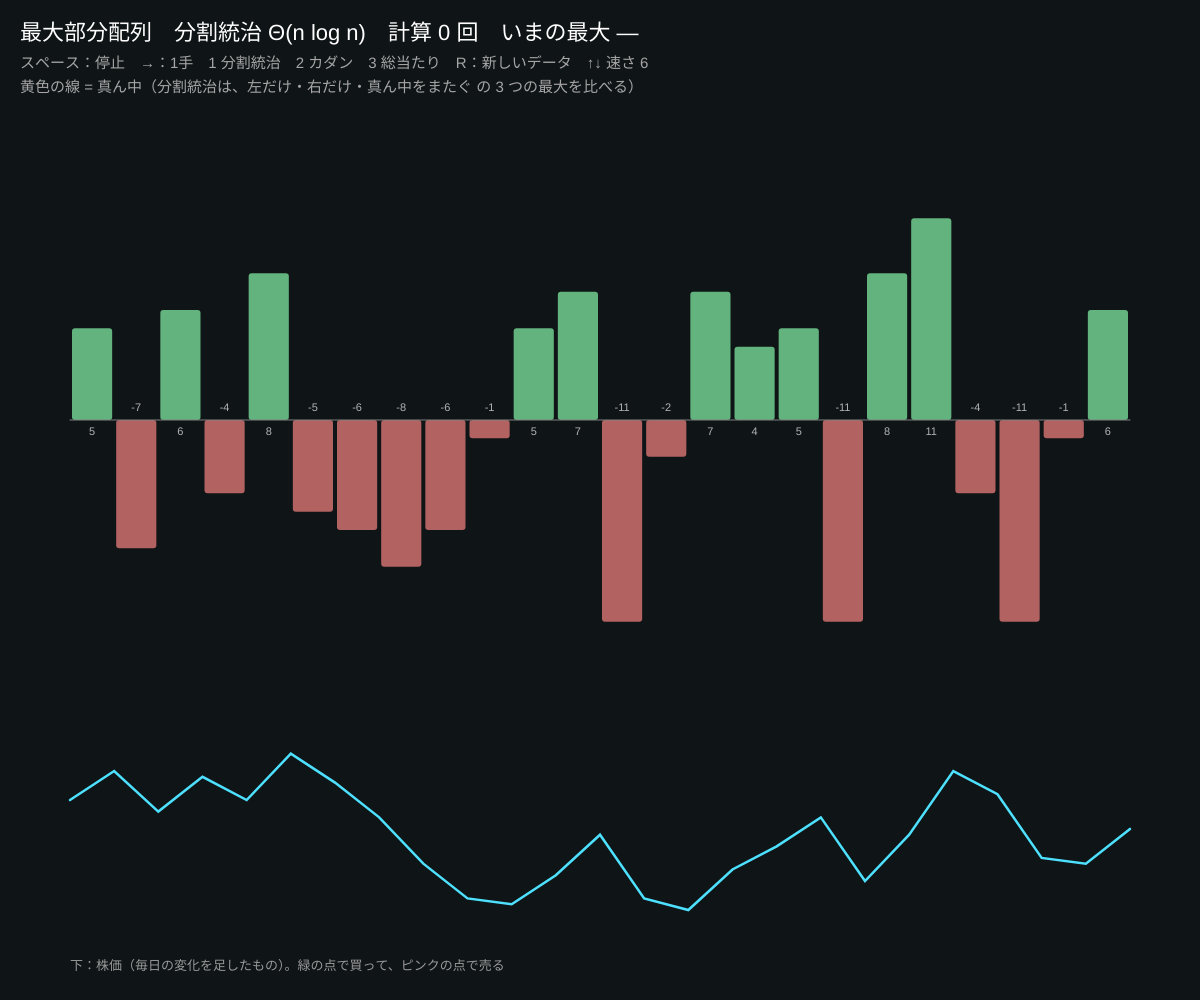
Frame 1 (no input)
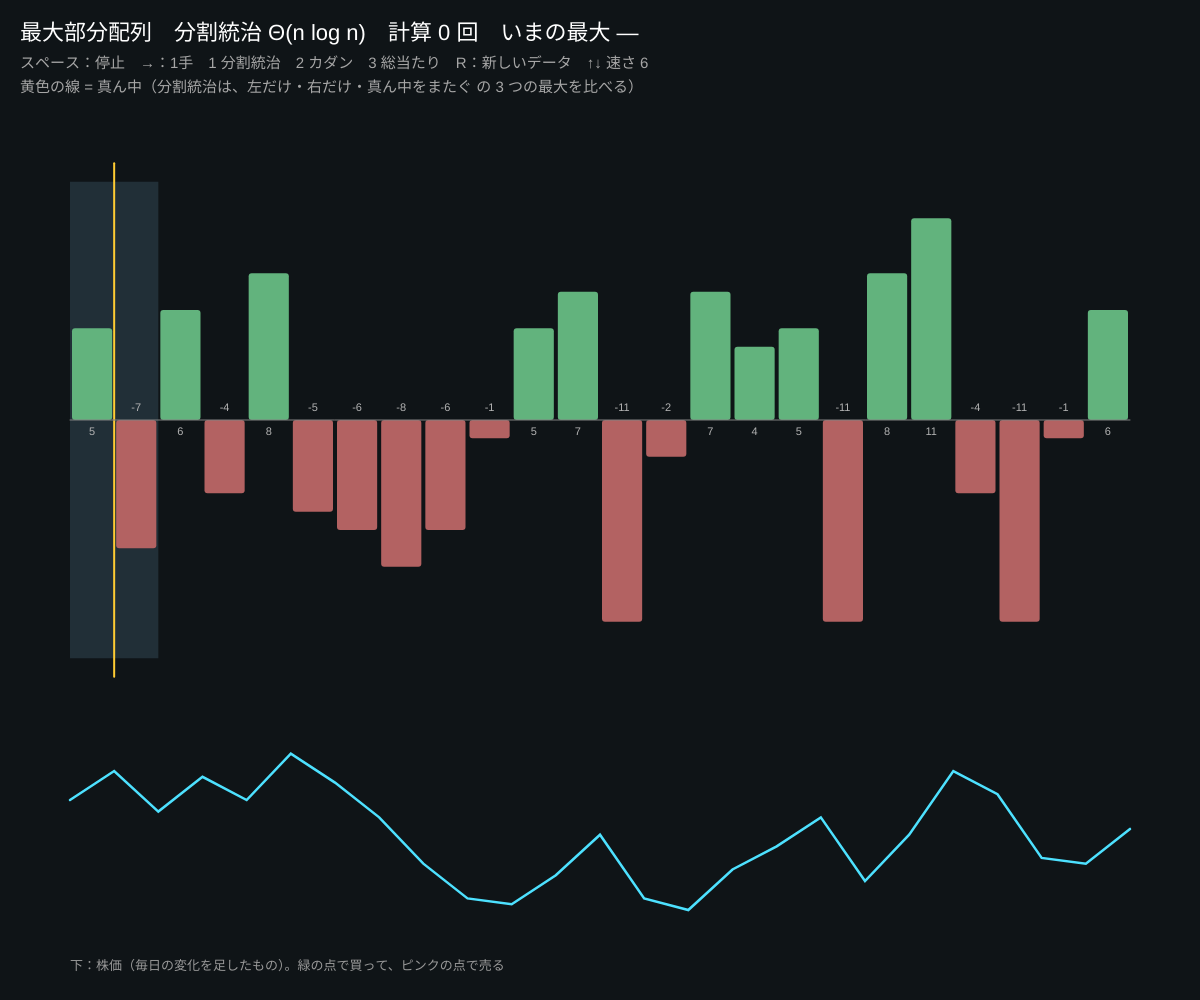
Frame 60 (no input)
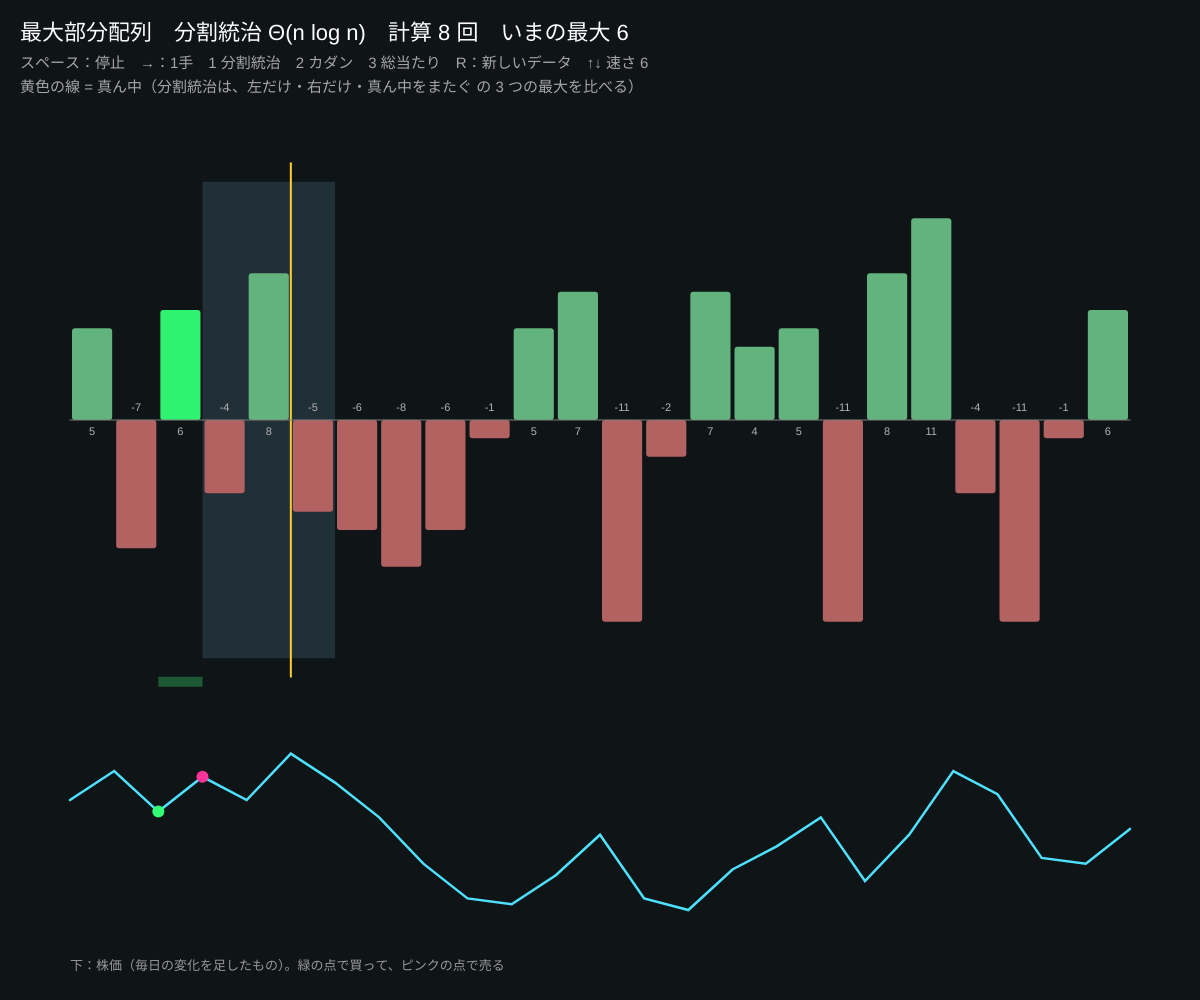
Frame 120 (the mouse pressed at the canvas centre since frame 60)

The p5.js sketch that drew these frames (run headless with seeded random() and noise() and a simulated clock; from frame 60 on, the mouse is pressed at the canvas centre):

// p5.js sketch
// ── sketch.js
// ============================================
// 03 最大部分配列（分割統治）
// 株価の上がり下がり（毎日の変化）から「いつ買って、いつ売れば一番もうかるか」を探す
// 総当たりは n² 通り。分割統治は「左だけ」「右だけ」「真ん中をまたぐ」の 3 つに分けて n log n
// さらに 1 回なめるだけ（n）のカダンの方法もある
// スペース：再生／停止　→：1 手　1：分割統治　2：カダン　3：総当たり　R：新しいデータ　↑↓ 速さ
// ============================================

let n = 24;              // ★ 日数
let speed = 6;
let d = [], gen, method = 1, playing = true, acc = 0, done = false, ops = 0;
let hl = { lo: -1, hi: -1, a: -1, b: -1, mid: -1 };
let best = { lo: 0, hi: -1, sum: -Infinity };

function setup() {
  createCanvas(windowWidth, windowHeight);
  colorMode(HSB, 360, 100, 100, 100);
  newData();
}

function newData() {
  d = [];
  for (let i = 0; i < n; i++) d.push(floor(random(-12, 13)));
  restart();
}

function restart() {
  ops = 0; done = false; best = { lo: 0, hi: -1, sum: -Infinity };
  hl = { lo: -1, hi: -1, a: -1, b: -1, mid: -1 };
  if (d.length === 0) { done = true; return; }
  if (method === 1) gen = (function* () { let r = yield* findMax(0, d.length - 1); best = r; })();
  if (method === 2) gen = kadane();
  if (method === 3) gen = brute();
}

function* findCrossing(lo, mid, hi) {
  let s = 0, leftSum = -Infinity, maxL = mid;
  for (let i = mid; i >= lo; i--) { s += d[i]; ops++; if (s > leftSum) { leftSum = s; maxL = i; } hl = { lo, hi, mid, a: i, b: mid }; yield; }
  s = 0; let rightSum = -Infinity, maxR = mid + 1;
  for (let j = mid + 1; j <= hi; j++) { s += d[j]; ops++; if (s > rightSum) { rightSum = s; maxR = j; } hl = { lo, hi, mid, a: maxL, b: j }; yield; }
  return { lo: maxL, hi: maxR, sum: leftSum + rightSum };
}

// 分割統治：左半分・右半分・真ん中をまたぐ、の 3 つのうち一番大きいもの
function* findMax(lo, hi) {
  if (lo === hi) { ops++; return { lo, hi, sum: d[lo] }; }
  let mid = floor((lo + hi) / 2);
  hl = { lo, hi, mid, a: -1, b: -1 }; yield;
  let L = yield* findMax(lo, mid);
  let R = yield* findMax(mid + 1, hi);
  let C = yield* findCrossing(lo, mid, hi);
  let r = L.sum >= R.sum && L.sum >= C.sum ? L : R.sum >= L.sum && R.sum >= C.sum ? R : C;
  if (r.sum > best.sum) best = r;
  return r;
}

function* kadane() {
  let cur = 0, start = 0;
  for (let i = 0; i < d.length; i++) {
    ops++;
    if (cur <= 0) { cur = d[i]; start = i; } else cur += d[i];   // マイナスを引きずるなら捨てて今日から
    if (cur > best.sum) best = { lo: start, hi: i, sum: cur };
    hl = { lo: -1, hi: -1, mid: -1, a: start, b: i }; yield;
  }
}

function* brute() {
  for (let i = 0; i < d.length; i++) {
    let s = 0;
    for (let j = i; j < d.length; j++) {
      s += d[j]; ops++;
      if (s > best.sum) best = { lo: i, hi: j, sum: s };
      hl = { lo: -1, hi: -1, mid: -1, a: i, b: j }; yield;
    }
  }
}

function advance() { if (done) return; let r = gen.next(); if (r.done) { done = true; hl = { lo: -1, hi: -1, a: -1, b: -1, mid: -1 }; } }

function draw() {
  background(200, 35, 9);
  if (playing && !done) { acc += speed / 60; while (acc >= 1) { advance(); acc--; } }
  let L = 70, R = width - 70, w = (R - L) / max(1, d.length);
  let midY = height * 0.42, sc = (height * 0.22) / 12;
  // 範囲
  if (hl.lo >= 0) { noStroke(); fill(200, 40, 30, 60); rect(L + hl.lo * w, midY - 13 * sc, (hl.hi - hl.lo + 1) * w, 26 * sc); }
  if (hl.mid >= 0) { stroke(45, 80, 100); strokeWeight(2); line(L + (hl.mid + 1) * w, midY - 14 * sc, L + (hl.mid + 1) * w, midY + 14 * sc); }
  if (best.hi >= best.lo && best.hi >= 0) { noStroke(); fill(140, 70, 60, 50); rect(L + best.lo * w, midY + 14 * sc, (best.hi - best.lo + 1) * w, 10); }
  if (hl.a >= 0) { noStroke(); fill(45, 80, 100, 30); rect(L + min(hl.a, hl.b) * w, midY - 13 * sc, (abs(hl.b - hl.a) + 1) * w, 26 * sc); }
  for (let i = 0; i < d.length; i++) {
    let h = d[i] * sc;
    noStroke();
    let inBest = i >= best.lo && i <= best.hi;
    fill(d[i] >= 0 ? color(140, inBest ? 80 : 45, inBest ? 95 : 70) : color(0, inBest ? 80 : 45, inBest ? 95 : 70));
    rect(L + i * w + 2, midY - max(h, 0), w - 4, abs(h), 3);
    fill(0, 0, 70); textSize(11); textAlign(CENTER, CENTER);
    text(d[i], L + i * w + w / 2, midY + (d[i] >= 0 ? 12 : -12));
  }
  stroke(0, 0, 50); strokeWeight(1); line(L, midY, R, midY);
  // 株価（累積和）
  let p = 0, pts = [0];
  for (let v of d) { p += v; pts.push(p); }
  let py0 = height - 80, psc = (height * 0.22) / max(1, max(pts.map(abs)));
  noFill(); stroke(190, 70, 100); strokeWeight(2.5);
  beginShape();
  for (let i = 0; i < pts.length; i++) vertex(L + i * w, py0 - height * 0.12 - pts[i] * psc * 0.5);
  endShape();
  if (best.hi >= best.lo && best.hi >= 0) {
    noStroke(); fill(140, 80, 100);
    circle(L + best.lo * w, py0 - height * 0.12 - pts[best.lo] * psc * 0.5, 12);
    fill(330, 80, 100);
    circle(L + (best.hi + 1) * w, py0 - height * 0.12 - pts[best.hi + 1] * psc * 0.5, 12);
  }
  noStroke(); fill(0, 0, 60); textSize(13); textAlign(LEFT, BASELINE);
  text('下：株価（毎日の変化を足したもの）。緑の点で買って、ピンクの点で売る', L, height - 30);

  let names = ['', '分割統治 Θ(n log n)', 'カダンの方法 Θ(n)', '総当たり Θ(n²)'];
  fill(0, 0, 100); textSize(22);
  text('最大部分配列　' + names[method] + '　計算 ' + ops + ' 回　いまの最大 ' + (best.sum === -Infinity ? '—' : best.sum) + (done ? '　完成！' : ''), 20, 40);
  fill(0, 0, 65); textSize(15);
  text('スペース：' + (playing ? '停止' : '再生') + '　→：1手　1 分割統治　2 カダン　3 総当たり　R：新しいデータ　↑↓ 速さ ' + speed, 20, 68);
  text('黄色の線 = 真ん中（分割統治は、左だけ・右だけ・真ん中をまたぐ の 3 つの最大を比べる）', 20, 92);
}

function keyPressed() {
  if (key === ' ') playing = !playing;
  if (key === RIGHT_ARROW) { playing = false; advance(); }
  if (key === 'r' || key === 'R') newData();
  if (key >= '1' && key <= '3') { method = int(key); restart(); }
  if (key === UP_ARROW) speed = min(240, speed * 2);
  if (key === DOWN_ARROW) speed = max(1, speed / 2);
}
function windowResized() { resizeCanvas(windowWidth, windowHeight); }

// ---------- やってみよう ----------
// 1. 3 つの方法で計算回数を比べる。n を 2 倍にすると、それぞれ何倍になる？
// 2. 全部マイナスのデータ（random(-12, 0)）だと答えはどうなる？
// 3. カダンの方法がなぜ正しいのか、「マイナスの和を引きずらない」で説明してみよう
